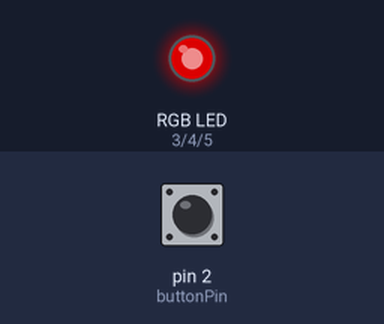
This sketch was run on a simulated Arduino Uno, built with avr-gcc and run on an emulated ATmega328P. Shown: an RGB LED mixed from three pins (HIGH = lit). The test bench sets the inputs (shaded band); at power-on: pin 2 (buttonPin) HIGH. Dim RGB values are drawn brighter than linear; random numbers use the default seed unless the sketch sets one.

Above: at 1.25 s.
1.3 s: pin 2 (buttonPin) pulled LOW for 0.15 s
At 1.52 s:
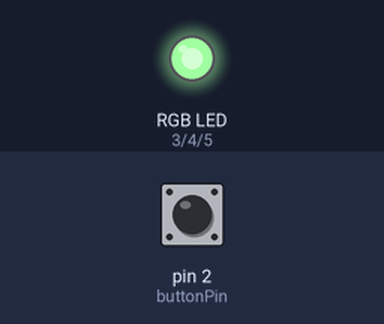
At 2.11 s:
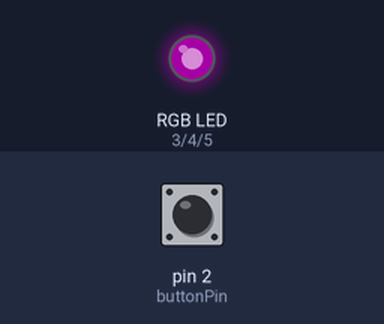
4.3 s: pin 2 (buttonPin) pulled LOW for 1 s
7.3 s: pin 2 (buttonPin) pulled LOW for 0.15 s
At 10.2 s:
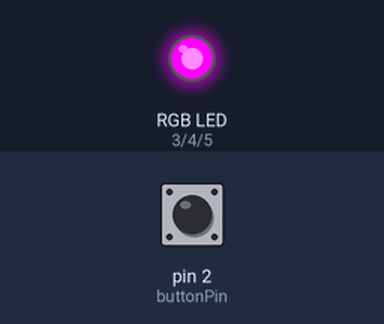
10.3 s: pin 2 (buttonPin) pulled LOW for 3.2 s
Timing chart, 0 to 14.5 s (numbered marks = the images above; inputs shaded):
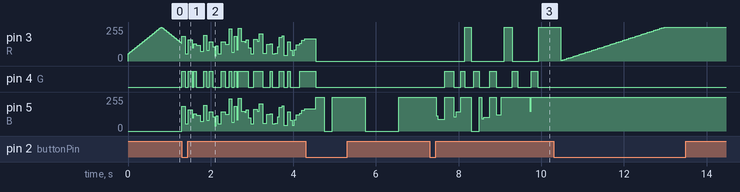

The sketch:

light.ino
```cpp
int R=3, G=4, B=5;
int buttonPin=2;

int mode=1;
bool lastButtonState=HIGH;
unsigned long lastDebounceTime=0;
unsigned long debounceDelay=200;

// LED 當前亮度
int currentR=0, currentG=0, currentB=0;

// SOS 狀態
unsigned long sosDurations[9] = {200,200,200,800,800,800,200,200,200};
bool sosOn[9] = {true,false,true,false,true,false,true,false,true};
int sosStep = 0;
unsigned long sosTimer = 0;

// 鬼計時
unsigned long madnessStartTime=0;
unsigned long madnessDuration=8000; // 鬼總時間
bool fading=false;

// Fade記錄
int fadeVal=0;
bool fadeUp=true;
unsigned long fadeTimer=0;

void setup(){
  pinMode(R,OUTPUT);
  pinMode(G,OUTPUT);
  pinMode(B,OUTPUT);
  pinMode(buttonPin,INPUT_PULLUP);
  madnessStartTime = millis();
  sosTimer = millis();
}

void loop(){
  checkButton();
  switch(mode){
    case 1: heartbeat(); break;
    case 2: ghostFlicker(); break;
    case 3: sosBlink(); break;
    case 4: madness(); break;
    case 5: fadeIn(); break;
  }
}

void checkButton(){
  bool reading = digitalRead(buttonPin);
  if(reading==LOW && lastButtonState==HIGH && (millis()-lastDebounceTime)>debounceDelay){
    mode++;
    if(mode>5) mode=1;
    lastDebounceTime = millis();
    fading=false;
    fadeVal=0;
    fadeUp=true;
    sosStep=0;
    sosTimer=millis();
    madnessStartTime=millis();
  }
  lastButtonState=reading;
}

// 1️⃣ 燈塔
void heartbeat(){
  static int i=50;
  static int delta=5;
  i+=delta;
  if(i>=255 || i<=50) delta=-delta;
  setColor(i,0,0);
  delay(20);
}

// 2️⃣ 靈異
void ghostFlicker(){
  int brightness=random(30,255);
  setColor(brightness,brightness,brightness);
  delay(random(30,100));
}

// 3️⃣ SOS
void sosBlink(){
  if(millis() - sosTimer >= sosDurations[sosStep]){
    if(sosOn[sosStep]) setColor(0,0,255); // 紅光亮
    else setColor(0,0,0);             // 完全暗
    sosStep++;
    if(sosStep >= 9) sosStep = 0;
    sosTimer = millis();
  }
}

// 3️⃣ 鬼
void madness() {
  int r, g, b;

  int type = random(0, 5); // 五種隨機效果
  switch(type) {
    case 0: // 紅色刺眼
      r = 0; g = 0; b = 255;
      break;
    case 1: // 白光
      r = 0; g = 255; b = 255;
      break;
    case 2: // 暗紅
      r = 0; g = 0; b = random(50, 150);
      break;
    case 3: // 短暫熄滅
      r = 255; g = 0; b = 255;
      break;
    case 4: // 隨機閃爍
      r = random(0,2)*0;
      g = random(0,2)*255;
      b = random(0,2)*255;
      break;
  }

  setColor(r, g, b);

  // 閃爍間隔隨機 20~200ms
  delay(random(20, 200));
}


// 5️⃣ fade
void fadeIn() {
  if (millis() - fadeTimer >= 50) {
    fadeTimer = millis();

    if (fadeVal < 255) {
      fadeVal += 5;
      if (fadeVal > 255) fadeVal = 255;

      // 紅光亮到無光
      setColor(fadeVal, 0, 255); // R 從0→255，B固定255
    }
  }
}


// 設定 LED 顏色
void setColor(int r,int g,int b){
  analogWrite(R,r);
  analogWrite(G,g);
  analogWrite(B,b);
  currentR=r;
  currentG=g;
  currentB=b;
}
```

Measured:
- after the input at 7.3 s, pin 3 (R): goes 255/255 0.16 s, 0/255 0.80 s, 255/255 0.20 s, 0/255 0.64 s, then 255/255, starting after 0.85 s; pin 4 (G): LOW → HIGH after 0.36 s, → LOW 0.23 s later, → HIGH 0.16 s later, → LOW 0.10 s later, … (12 changes in this stretch)
